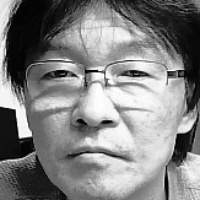
#> input picture face/000.jpg, 200 x 200 px, given in place of the camera
$ python register.py
#> lines starting #> are read from the running program, lines starting #| are printed output that depends on the picture
#!/usr/bin/env python3
# Copyright 2026 (C) Hiroshi Ishikawa. powered by momopoem inc.
import cv2
import os
import time

NAME = os.environ.get("DESKCLOCK_FACE_LABEL", "authorized_user")
PRIVATE_DIR = os.path.expanduser(
    os.environ.get("DESKCLOCK_FACE_DATA_DIR", "~/.local/share/deskclock/face")
)
SAVE_DIR = os.path.join(PRIVATE_DIR, "dataset", NAME)
os.makedirs(SAVE_DIR, exist_ok=True)

HAAR = "/usr/share/opencv4/haarcascades/haarcascade_frontalface_default.xml"
DEVICE_INDEX = 0
TARGET_COUNT = 30
FACE_SIZE = (200, 200)

cap = cv2.VideoCapture(DEVICE_INDEX)
cap.set(cv2.CAP_PROP_FRAME_WIDTH, 640)
cap.set(cv2.CAP_PROP_FRAME_HEIGHT, 480)

face_cascade = cv2.CascadeClassifier(HAAR)
if face_cascade.empty():
    raise SystemExit(f"Failed to load Haar cascade: {HAAR}")

count = 0
last_save = 0.0
start = time.time()

print("Headless register mode (no GUI).")
print("Look at the camera. Collecting faces...")
print(f"Saving to: {SAVE_DIR}")
print("Press Ctrl+C to stop.")

try:
    while count < TARGET_COUNT:
        ret, frame = cap.read()
#> frame is the input picture: shape (200, 200, 3); min 0, max 255, mean 129.5
        if not ret:
            print("Camera read failed")
            break

        gray = cv2.cvtColor(frame, cv2.COLOR_BGR2GRAY)
        gray = cv2.equalizeHist(gray)

        faces = face_cascade.detectMultiScale(gray, scaleFactor=1.2, minNeighbors=5)
#> faces = [[15, 10, 172, 172]]

        if len(faces) > 0:
            x, y, w, h = sorted(faces, key=lambda r: r[2]*r[3], reverse=True)[0]
#> x = 15; y = 10; w = 172; h = 172
            face_img = gray[y:y+h, x:x+w]
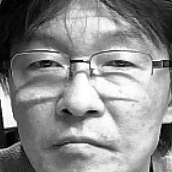
#> face_img: shape (172, 172); min 0, max 255, mean 139
            face_img = cv2.resize(face_img, FACE_SIZE)
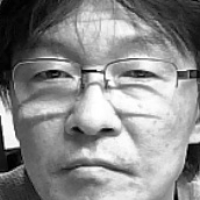
#> face_img: shape (200, 200); min 0, max 255, mean 138.8

            now = time.time()
            if now - last_save > 0.25:  # 連写抑制
                path = os.path.join(SAVE_DIR, f"{count:03d}.jpg")
                cv2.imwrite(path, face_img)
                count += 1
                last_save = now
                print(f"Saved {count}/{TARGET_COUNT}")

        # 顔が見つからないと永久に終わらないのを防ぐ（60秒で終了）
        if time.time() - start > 60 and count < 10:
            print("Timeout: too few faces detected. Check lighting/position.")
            break

        time.sleep(0.03)

finally:
    cap.release()

print("Done.")

$ run again, on face/002.jpg
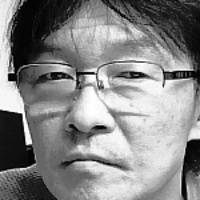
#> input picture face/002.jpg, 200 x 200 px, given in place of the camera
#> frame is the input picture: shape (200, 200, 3); min 0, max 255, mean 133.7
#> faces = [[8, 12, 178, 178]]
#> x = 8; y = 12; w = 178
#> `face_img = gray[y:y+h, x:x+w]`:
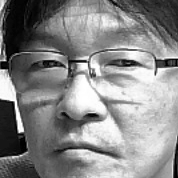
#> face_img: shape (178, 178); min 0, max 255, mean 135.6
#> `face_img = cv2.resize(face_img, FACE_SIZE)`:
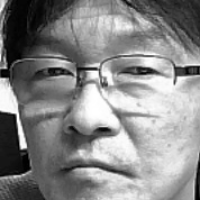
#> face_img: shape (200, 200); min 0, max 255, mean 135.5
